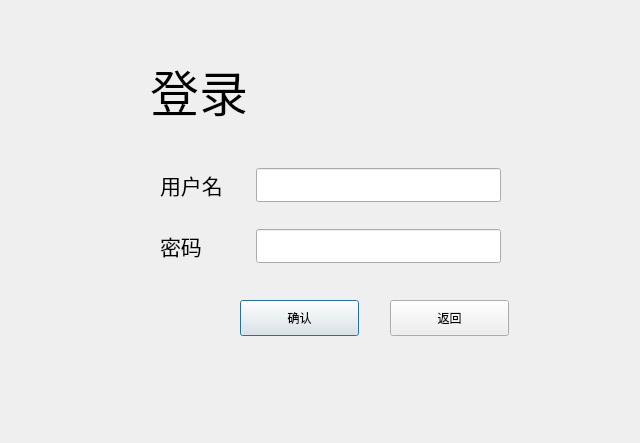
<?xml version="1.0" encoding="UTF-8"?>
<ui version="4.0">
 <class>login</class>
 <widget class="QDialog" name="login">
  <property name="geometry">
   <rect>
    <x>0</x>
    <y>0</y>
    <width>640</width>
    <height>443</height>
   </rect>
  </property>
  <property name="windowTitle">
   <string>Dialog</string>
  </property>
  <widget class="QLabel" name="label">
   <property name="geometry">
    <rect>
     <x>60</x>
     <y>50</y>
     <width>80</width>
     <height>80</height>
    </rect>
   </property>
   <property name="minimumSize">
    <size>
     <width>80</width>
     <height>80</height>
    </size>
   </property>
   <property name="maximumSize">
    <size>
     <width>80</width>
     <height>80</height>
    </size>
   </property>
   <property name="text">
    <string/>
   </property>
   <property name="pixmap">
    <pixmap resource="img.qrc">:/img/img/login.png</pixmap>
   </property>
   <property name="scaledContents">
    <bool>true</bool>
   </property>
  </widget>
  <widget class="QLabel" name="label_2">
   <property name="geometry">
    <rect>
     <x>150</x>
     <y>50</y>
     <width>131</width>
     <height>81</height>
    </rect>
   </property>
   <property name="maximumSize">
    <size>
     <width>6666666</width>
     <height>16777215</height>
    </size>
   </property>
   <property name="font">
    <font>
     <pointsize>37</pointsize>
    </font>
   </property>
   <property name="text">
    <string>登录</string>
   </property>
  </widget>
  <widget class="QPushButton" name="ok">
   <property name="geometry">
    <rect>
     <x>240</x>
     <y>300</y>
     <width>119</width>
     <height>36</height>
    </rect>
   </property>
   <property name="text">
    <string>确认</string>
   </property>
  </widget>
  <widget class="QPushButton" name="return_2">
   <property name="geometry">
    <rect>
     <x>390</x>
     <y>300</y>
     <width>119</width>
     <height>36</height>
    </rect>
   </property>
   <property name="text">
    <string>返回</string>
   </property>
  </widget>
  <widget class="QWidget" name="">
   <property name="geometry">
    <rect>
     <x>160</x>
     <y>150</y>
     <width>341</width>
     <height>131</height>
    </rect>
   </property>
   <layout class="QVBoxLayout" name="verticalLayout">
    <item>
     <layout class="QHBoxLayout" name="horizontalLayout">
      <item>
       <widget class="QLabel" name="label_3">
        <property name="minimumSize">
         <size>
          <width>90</width>
          <height>40</height>
         </size>
        </property>
        <property name="font">
         <font>
          <pointsize>16</pointsize>
         </font>
        </property>
        <property name="text">
         <string>用户名</string>
        </property>
       </widget>
      </item>
      <item>
       <widget class="QLineEdit" name="username">
        <property name="minimumSize">
         <size>
          <width>170</width>
          <height>34</height>
         </size>
        </property>
       </widget>
      </item>
     </layout>
    </item>
    <item>
     <layout class="QHBoxLayout" name="horizontalLayout_2">
      <item>
       <widget class="QLabel" name="label_4">
        <property name="minimumSize">
         <size>
          <width>90</width>
          <height>40</height>
         </size>
        </property>
        <property name="font">
         <font>
          <pointsize>16</pointsize>
         </font>
        </property>
        <property name="text">
         <string>密码</string>
        </property>
       </widget>
      </item>
      <item>
       <widget class="QLineEdit" name="password">
        <property name="minimumSize">
         <size>
          <width>170</width>
          <height>34</height>
         </size>
        </property>
       </widget>
      </item>
     </layout>
    </item>
   </layout>
  </widget>
 </widget>
 <resources>
  <include location="img.qrc"/>
 </resources>
 <connections/>
</ui>
